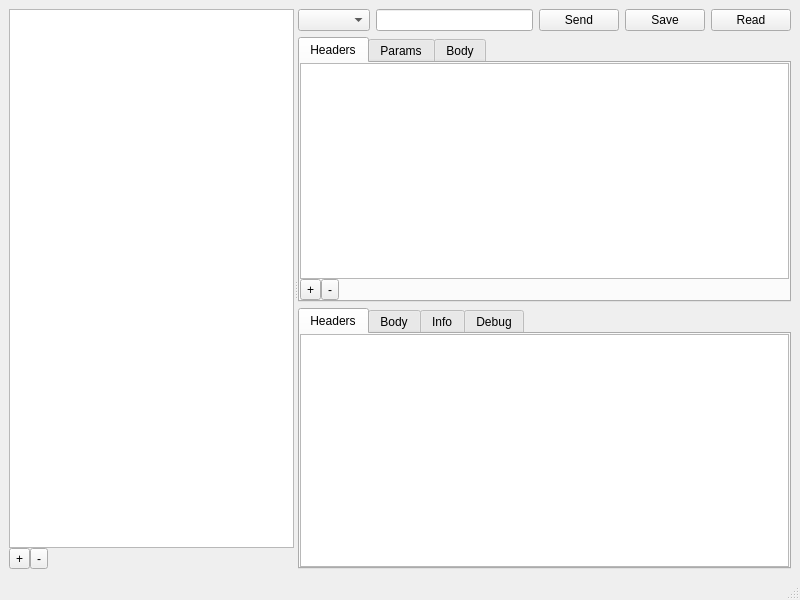
<?xml version="1.0" encoding="UTF-8"?>
<ui version="4.0">
 <class>MainWindow</class>
 <widget class="QMainWindow" name="MainWindow">
  <property name="geometry">
   <rect>
    <x>0</x>
    <y>0</y>
    <width>800</width>
    <height>600</height>
   </rect>
  </property>
  <property name="windowTitle">
   <string>Comet</string>
  </property>
  <widget class="QWidget" name="centralwidget">
   <layout class="QHBoxLayout" name="horizontalLayout_5">
    <item>
     <widget class="QSplitter" name="splitter">
      <property name="orientation">
       <enum>Qt::Horizontal</enum>
      </property>
      <widget class="QWidget" name="layoutWidget">
       <layout class="QVBoxLayout" name="collectionLayout">
        <property name="spacing">
         <number>0</number>
        </property>
        <item>
         <widget class="QTreeView" name="collectionView"/>
        </item>
        <item>
         <layout class="QHBoxLayout" name="horizontalLayout_6">
          <property name="spacing">
           <number>0</number>
          </property>
          <item>
           <widget class="QToolButton" name="addCollectionButton">
            <property name="text">
             <string>+</string>
            </property>
           </widget>
          </item>
          <item>
           <widget class="QToolButton" name="removeCollectionButton">
            <property name="text">
             <string>-</string>
            </property>
           </widget>
          </item>
          <item>
           <spacer name="horizontalSpacer_4">
            <property name="orientation">
             <enum>Qt::Horizontal</enum>
            </property>
            <property name="sizeHint" stdset="0">
             <size>
              <width>40</width>
              <height>20</height>
             </size>
            </property>
           </spacer>
          </item>
         </layout>
        </item>
       </layout>
      </widget>
      <widget class="QWidget" name="layoutWidget">
       <layout class="QVBoxLayout" name="reqRespLayout">
        <item>
         <layout class="QHBoxLayout" name="horizontalLayout">
          <item>
           <widget class="MethodComboBox" name="methodComboBox"/>
          </item>
          <item>
           <widget class="QLineEdit" name="urlLineEdit">
            <property name="text">
             <string/>
            </property>
           </widget>
          </item>
          <item>
           <widget class="QPushButton" name="sendButton">
            <property name="text">
             <string>Send</string>
            </property>
            <property name="shortcut">
             <string>Ctrl+Return</string>
            </property>
           </widget>
          </item>
          <item>
           <widget class="QPushButton" name="saveButton">
            <property name="text">
             <string>Save</string>
            </property>
           </widget>
          </item>
          <item>
           <widget class="QPushButton" name="readButton">
            <property name="text">
             <string>Read</string>
            </property>
           </widget>
          </item>
         </layout>
        </item>
        <item>
         <widget class="QTabWidget" name="requestTabWidget">
          <property name="currentIndex">
           <number>0</number>
          </property>
          <widget class="QWidget" name="headersTab">
           <attribute name="title">
            <string>Headers</string>
           </attribute>
           <layout class="QVBoxLayout" name="verticalLayout_2">
            <property name="spacing">
             <number>0</number>
            </property>
            <property name="leftMargin">
             <number>0</number>
            </property>
            <property name="topMargin">
             <number>0</number>
            </property>
            <property name="rightMargin">
             <number>0</number>
            </property>
            <property name="bottomMargin">
             <number>0</number>
            </property>
            <item>
             <widget class="PropertyTableWidget" name="requestHeadersTableWidget"/>
            </item>
            <item>
             <layout class="QHBoxLayout" name="reqHeaderButtonLayout">
              <property name="spacing">
               <number>0</number>
              </property>
              <item>
               <widget class="QToolButton" name="addReqHeaderButton">
                <property name="text">
                 <string>+</string>
                </property>
               </widget>
              </item>
              <item>
               <widget class="QToolButton" name="removeReqHeaderButton">
                <property name="text">
                 <string>-</string>
                </property>
               </widget>
              </item>
              <item>
               <spacer name="horizontalSpacer">
                <property name="orientation">
                 <enum>Qt::Horizontal</enum>
                </property>
                <property name="sizeHint" stdset="0">
                 <size>
                  <width>40</width>
                  <height>20</height>
                 </size>
                </property>
               </spacer>
              </item>
             </layout>
            </item>
           </layout>
          </widget>
          <widget class="QWidget" name="paramsTab">
           <attribute name="title">
            <string>Params</string>
           </attribute>
           <layout class="QVBoxLayout" name="verticalLayout_3">
            <property name="spacing">
             <number>0</number>
            </property>
            <property name="leftMargin">
             <number>0</number>
            </property>
            <property name="topMargin">
             <number>0</number>
            </property>
            <property name="rightMargin">
             <number>0</number>
            </property>
            <property name="bottomMargin">
             <number>0</number>
            </property>
            <item>
             <widget class="PropertyTableWidget" name="requestParamsTableWidget"/>
            </item>
            <item>
             <layout class="QHBoxLayout" name="horizontalLayout_2">
              <property name="spacing">
               <number>0</number>
              </property>
              <item>
               <widget class="QToolButton" name="addReqParamButton">
                <property name="text">
                 <string>+</string>
                </property>
               </widget>
              </item>
              <item>
               <widget class="QToolButton" name="removeReqParamButton">
                <property name="text">
                 <string>-</string>
                </property>
               </widget>
              </item>
              <item>
               <spacer name="horizontalSpacer_2">
                <property name="orientation">
                 <enum>Qt::Horizontal</enum>
                </property>
                <property name="sizeHint" stdset="0">
                 <size>
                  <width>40</width>
                  <height>20</height>
                 </size>
                </property>
               </spacer>
              </item>
             </layout>
            </item>
           </layout>
          </widget>
          <widget class="QWidget" name="bodyTab">
           <attribute name="title">
            <string>Body</string>
           </attribute>
           <layout class="QVBoxLayout" name="verticalLayout_4">
            <property name="spacing">
             <number>0</number>
            </property>
            <property name="leftMargin">
             <number>0</number>
            </property>
            <property name="topMargin">
             <number>0</number>
            </property>
            <property name="rightMargin">
             <number>0</number>
            </property>
            <property name="bottomMargin">
             <number>0</number>
            </property>
            <item>
             <layout class="QHBoxLayout" name="horizontalLayout_3">
              <item>
               <widget class="ContentTypeComboBox" name="reqContentTypeComboBox"/>
              </item>
              <item>
               <spacer name="horizontalSpacer_3">
                <property name="orientation">
                 <enum>Qt::Horizontal</enum>
                </property>
                <property name="sizeHint" stdset="0">
                 <size>
                  <width>40</width>
                  <height>20</height>
                 </size>
                </property>
               </spacer>
              </item>
             </layout>
            </item>
            <item>
             <widget class="QStackedWidget" name="reqBodyStackedWidget">
              <property name="currentIndex">
               <number>0</number>
              </property>
              <widget class="QWidget" name="page0"/>
              <widget class="QWidget" name="page1">
               <layout class="QGridLayout" name="gridLayout">
                <property name="leftMargin">
                 <number>0</number>
                </property>
                <property name="topMargin">
                 <number>0</number>
                </property>
                <property name="rightMargin">
                 <number>0</number>
                </property>
                <property name="bottomMargin">
                 <number>0</number>
                </property>
                <property name="spacing">
                 <number>0</number>
                </property>
                <item row="0" column="0">
                 <widget class="QPlainTextEdit" name="reqBodyTextWidget"/>
                </item>
               </layout>
              </widget>
              <widget class="QWidget" name="page2">
               <layout class="QVBoxLayout" name="verticalLayout_5">
                <property name="spacing">
                 <number>0</number>
                </property>
                <property name="leftMargin">
                 <number>0</number>
                </property>
                <property name="topMargin">
                 <number>0</number>
                </property>
                <property name="rightMargin">
                 <number>0</number>
                </property>
                <property name="bottomMargin">
                 <number>0</number>
                </property>
                <item>
                 <widget class="PropertyTableWidget" name="reqBodyTableWidget"/>
                </item>
                <item>
                 <layout class="QHBoxLayout" name="horizontalLayout_4">
                  <property name="spacing">
                   <number>0</number>
                  </property>
                  <item>
                   <widget class="QToolButton" name="addReqBodyPropButton">
                    <property name="text">
                     <string>+</string>
                    </property>
                   </widget>
                  </item>
                  <item>
                   <widget class="QToolButton" name="removeReqBodyPropButton">
                    <property name="text">
                     <string>-</string>
                    </property>
                   </widget>
                  </item>
                  <item>
                   <spacer name="reqBodySpacer">
                    <property name="orientation">
                     <enum>Qt::Horizontal</enum>
                    </property>
                    <property name="sizeHint" stdset="0">
                     <size>
                      <width>40</width>
                      <height>20</height>
                     </size>
                    </property>
                   </spacer>
                  </item>
                 </layout>
                </item>
               </layout>
              </widget>
             </widget>
            </item>
           </layout>
          </widget>
         </widget>
        </item>
        <item>
         <widget class="QTabWidget" name="responseTabWidget">
          <property name="currentIndex">
           <number>0</number>
          </property>
          <widget class="PropertyTableWidget" name="responseHeadersTableWidget">
           <attribute name="title">
            <string>Headers</string>
           </attribute>
          </widget>
          <widget class="QPlainTextEdit" name="responseBodyPlainTextEdit">
           <property name="readOnly">
            <bool>true</bool>
           </property>
           <attribute name="title">
            <string>Body</string>
           </attribute>
          </widget>
          <widget class="PropertyTableWidget" name="infoTableWidget">
           <attribute name="title">
            <string>Info</string>
           </attribute>
          </widget>
          <widget class="QPlainTextEdit" name="debugPlainTextEdit">
           <property name="readOnly">
            <bool>true</bool>
           </property>
           <attribute name="title">
            <string>Debug</string>
           </attribute>
          </widget>
         </widget>
        </item>
       </layout>
      </widget>
     </widget>
    </item>
   </layout>
  </widget>
  <widget class="QStatusBar" name="statusBar"/>
 </widget>
 <customwidgets>
  <customwidget>
   <class>PropertyTableWidget</class>
   <extends>QTableWidget</extends>
   <header>property_table_widget.h</header>
  </customwidget>
  <customwidget>
   <class>MethodComboBox</class>
   <extends>QComboBox</extends>
   <header>method_combo_box.h</header>
  </customwidget>
  <customwidget>
   <class>ContentTypeComboBox</class>
   <extends>QComboBox</extends>
   <header>content_type_combo_box.h</header>
  </customwidget>
 </customwidgets>
 <resources/>
 <connections/>
</ui>
